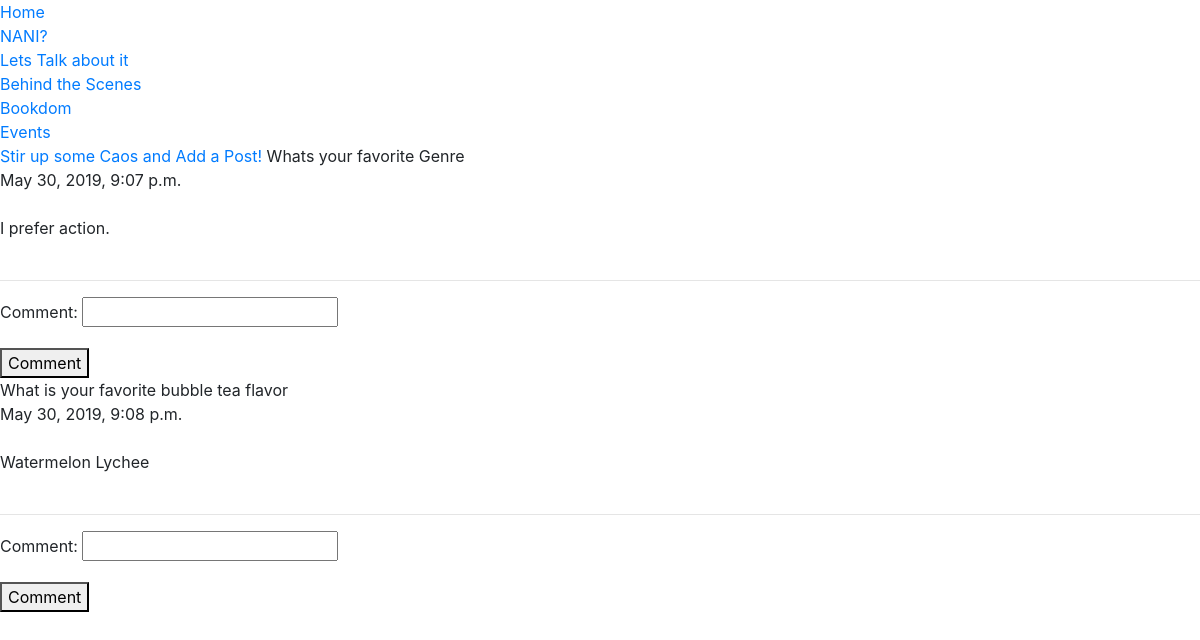
/viewAllDiscussion/, run on the app's committed database.
### passionApp/models.py (models this page shows)
class DiscussionEntryModel(models.Model):
    topic = models.CharField(max_length=200, default="", blank=False)
    date = models.DateTimeField(default=datetime.now)
    image = models.FileField(upload_to='images', blank=True)
    entry = models.TextField(max_length=5000, default="", blank=False)
    video = models.FileField(upload_to='videos', blank=True, verbose_name="")
    URL_link = models.CharField(max_length=200, default="", blank=True)

### passionApp/views.py (the view)
# urls.py: path('viewAllDiscussion/', views.viewAllDiscussion, name='viewAllDiscussion'),
def viewAllDiscussion(request):
    form = CommentForm(request.POST or None, request.FILES or None)
    discussionPosts = DiscussionEntryModel.objects.all()
    context = {
        "form": form,
        "allPosts": discussionPosts
    }
    if request.method == "POST":
        CommentEntryModel.objects.create(comment=request.POST["comment"])
        return redirect("viewAllDiscussion")
    return render(request, "passionApp/discussionBoard.html", context)

### passionApp/forms.py
class CommentForm(forms.ModelForm):
    class Meta:
        model = CommentEntryModel
        fields="__all__"

### passionApp/templates/passionApp/discussionBoard.html (shortened to what this page needs)
{% extends 'passionApp/base.html' %}
{% block content %}
{% for eachPost in allPosts %}
{{ eachPost.topic }}
<br>
{{ eachPost.date }}
<br>
<br>
{{ eachPost.entry }}
<br>
<br>
<hr>
<form method="post" enctype="multipart/form-data">
    {{ form.as_p }}
    <button>Comment</button>
</form>
{% endfor %}
{% endblock content %}
{% block addPost %}
<a href="{% url 'addDiscussion' %}">Stir up some Caos and Add a Post!</a>
{% endblock addPost %}

### data on the page
DiscussionEntryModel: topic "Whats your favorite Genre", date "May 30, 2019, 9:07 p.m.", entry "I prefer action."
DiscussionEntryModel: topic "What is your favorite bubble tea flavor", date "May 30, 2019, 9:08 p.m.", entry "Watermelon Lychee"
